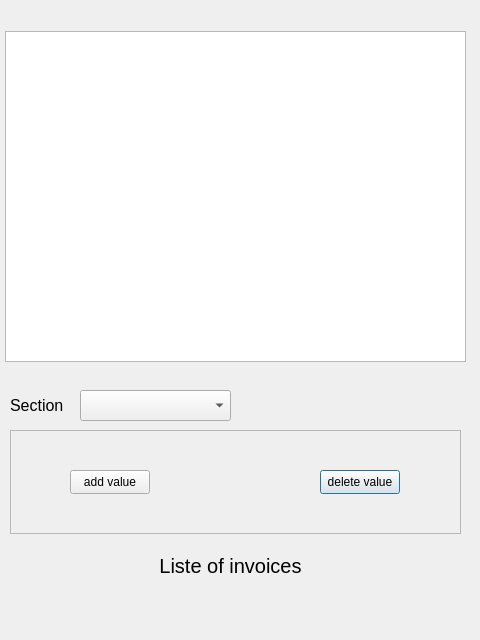
<?xml version="1.0" encoding="UTF-8"?>
<ui version="4.0">
 <class>invoicesList</class>
 <widget class="QDialog" name="invoicesList">
  <property name="geometry">
   <rect>
    <x>0</x>
    <y>0</y>
    <width>480</width>
    <height>640</height>
   </rect>
  </property>
  <property name="maximumSize">
   <size>
    <width>3000</width>
    <height>16777215</height>
   </size>
  </property>
  <property name="windowTitle">
   <string>Dialog</string>
  </property>
  <widget class="QTableWidget" name="InvoicesTableWidget">
   <property name="geometry">
    <rect>
     <x>5</x>
     <y>31</y>
     <width>461</width>
     <height>331</height>
    </rect>
   </property>
   <attribute name="horizontalHeaderDefaultSectionSize">
    <number>145</number>
   </attribute>
  </widget>
  <widget class="QLabel" name="sectionLabel">
   <property name="geometry">
    <rect>
     <x>10</x>
     <y>380</y>
     <width>61</width>
     <height>51</height>
    </rect>
   </property>
   <property name="font">
    <font>
     <pointsize>12</pointsize>
    </font>
   </property>
   <property name="text">
    <string>Section</string>
   </property>
  </widget>
  <widget class="QComboBox" name="ActualSectionComboBox">
   <property name="geometry">
    <rect>
     <x>80</x>
     <y>390</y>
     <width>151</width>
     <height>31</height>
    </rect>
   </property>
  </widget>
  <widget class="QLabel" name="sectionListLabel">
   <property name="geometry">
    <rect>
     <x>150</x>
     <y>530</y>
     <width>161</width>
     <height>71</height>
    </rect>
   </property>
   <property name="font">
    <font>
     <pointsize>15</pointsize>
     <bold>false</bold>
    </font>
   </property>
   <property name="text">
    <string>Liste of invoices</string>
   </property>
   <property name="alignment">
    <set>Qt::AlignCenter</set>
   </property>
  </widget>
  <widget class="QFrame" name="frame">
   <property name="geometry">
    <rect>
     <x>10</x>
     <y>430</y>
     <width>451</width>
     <height>104</height>
    </rect>
   </property>
   <property name="minimumSize">
    <size>
     <width>0</width>
     <height>80</height>
    </size>
   </property>
   <property name="maximumSize">
    <size>
     <width>500</width>
     <height>200</height>
    </size>
   </property>
   <property name="frameShape">
    <enum>QFrame::StyledPanel</enum>
   </property>
   <property name="frameShadow">
    <enum>QFrame::Raised</enum>
   </property>
   <widget class="QPushButton" name="DeleteValueButton">
    <property name="geometry">
     <rect>
      <x>310</x>
      <y>40</y>
      <width>80</width>
      <height>24</height>
     </rect>
    </property>
    <property name="text">
     <string>delete value</string>
    </property>
   </widget>
   <widget class="QPushButton" name="AddValueButton">
    <property name="geometry">
     <rect>
      <x>60</x>
      <y>40</y>
      <width>80</width>
      <height>24</height>
     </rect>
    </property>
    <property name="text">
     <string>add value</string>
    </property>
   </widget>
  </widget>
 </widget>
 <resources/>
 <connections/>
</ui>
